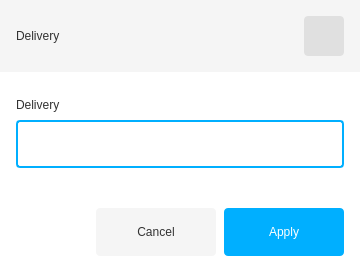
<?xml version="1.0" encoding="UTF-8"?>
<ui version="4.0">
 <class>ValueInput</class>
 <widget class="QWidget" name="ValueInput">
  <property name="windowModality">
   <enum>Qt::WindowModal</enum>
  </property>
  <property name="geometry">
   <rect>
    <x>0</x>
    <y>0</y>
    <width>360</width>
    <height>272</height>
   </rect>
  </property>
  <property name="sizePolicy">
   <sizepolicy hsizetype="Fixed" vsizetype="Fixed">
    <horstretch>0</horstretch>
    <verstretch>0</verstretch>
   </sizepolicy>
  </property>
  <property name="windowTitle">
   <string>Form</string>
  </property>
  <property name="styleSheet">
   <string notr="true">background-color: white;</string>
  </property>
  <widget class="QLabel" name="label">
   <property name="geometry">
    <rect>
     <x>0</x>
     <y>0</y>
     <width>360</width>
     <height>72</height>
    </rect>
   </property>
   <property name="styleSheet">
    <string notr="true">background-color: #F5F5F5;</string>
   </property>
   <property name="text">
    <string/>
   </property>
  </widget>
  <widget class="QLabel" name="name">
   <property name="geometry">
    <rect>
     <x>16</x>
     <y>25</y>
     <width>87</width>
     <height>22</height>
    </rect>
   </property>
   <property name="styleSheet">
    <string notr="true">color: #323232; background-color: #f5f5f5;</string>
   </property>
   <property name="text">
    <string>Delivery</string>
   </property>
   <property name="alignment">
    <set>Qt::AlignLeading|Qt::AlignLeft|Qt::AlignVCenter</set>
   </property>
  </widget>
  <widget class="QPushButton" name="ok">
   <property name="geometry">
    <rect>
     <x>304</x>
     <y>16</y>
     <width>40</width>
     <height>40</height>
    </rect>
   </property>
   <property name="sizePolicy">
    <sizepolicy hsizetype="Fixed" vsizetype="Fixed">
     <horstretch>0</horstretch>
     <verstretch>0</verstretch>
    </sizepolicy>
   </property>
   <property name="styleSheet">
    <string notr="true">border-radius: 4px;
background-color: #e0e0e0;
color: #212121;
</string>
   </property>
   <property name="text">
    <string/>
   </property>
   <property name="iconSize">
    <size>
     <width>24</width>
     <height>24</height>
    </size>
   </property>
  </widget>
  <widget class="QLabel" name="desc">
   <property name="geometry">
    <rect>
     <x>16</x>
     <y>96</y>
     <width>328</width>
     <height>17</height>
    </rect>
   </property>
   <property name="styleSheet">
    <string notr="true">color: #323232</string>
   </property>
   <property name="text">
    <string>Delivery</string>
   </property>
   <property name="alignment">
    <set>Qt::AlignLeading|Qt::AlignLeft|Qt::AlignVCenter</set>
   </property>
  </widget>
  <widget class="QLineEdit" name="input">
   <property name="geometry">
    <rect>
     <x>16</x>
     <y>120</y>
     <width>328</width>
     <height>48</height>
    </rect>
   </property>
   <property name="styleSheet">
    <string notr="true">border: 2px solid #00afff;
border-radius: 4px;
padding: 0px 8px;</string>
   </property>
   <property name="inputMethodHints">
    <set>Qt::ImhDigitsOnly</set>
   </property>
  </widget>
  <widget class="QPushButton" name="apply">
   <property name="geometry">
    <rect>
     <x>224</x>
     <y>208</y>
     <width>120</width>
     <height>48</height>
    </rect>
   </property>
   <property name="styleSheet">
    <string notr="true">
border-radius: 4px;
background-color: #00afff; color: white;</string>
   </property>
   <property name="text">
    <string>Apply</string>
   </property>
  </widget>
  <widget class="QPushButton" name="cancel">
   <property name="geometry">
    <rect>
     <x>96</x>
     <y>208</y>
     <width>120</width>
     <height>48</height>
    </rect>
   </property>
   <property name="styleSheet">
    <string notr="true">
border-radius: 4px;
background-color: #F5F5F5; color: #323232;</string>
   </property>
   <property name="text">
    <string>Cancel</string>
   </property>
  </widget>
 </widget>
 <resources/>
 <connections/>
</ui>
